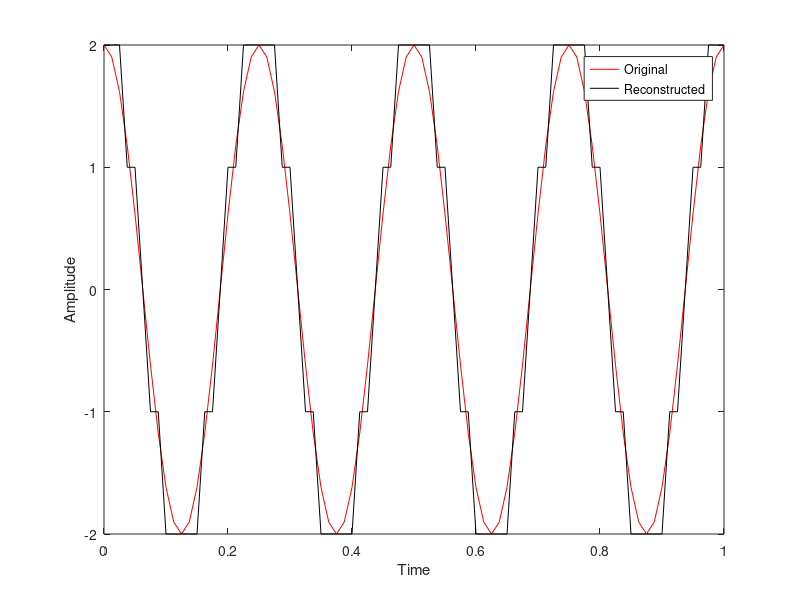
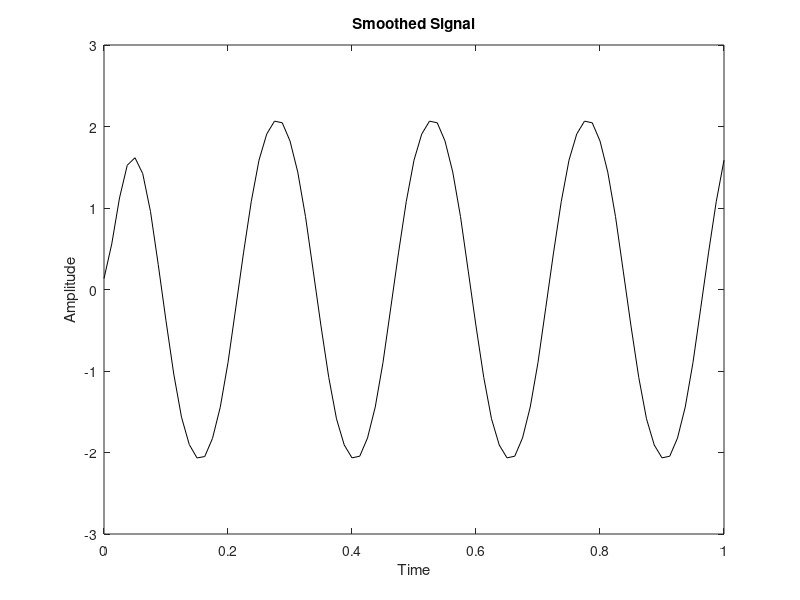

MATLAB code to generate these figures, in order:
%%% DPCM Transmitter and Receiver
% Input Sinusoidal Signal
clear all; close all; clc;
fm = 4; % Message Frequency
fs = 20*fm; % Sampling Frequency
am = 2; % Amplitude
t = 0:1/fs:1; % Time
x = am*cos(2*pi*fm*t); % Sinusoidal Signal
figure(1);
plot(t,x,'r-') ;
hold on
xlabel('Time')
ylabel('Amplitude')
%title('Input Sinusoidal Signal')

%%Transmitter 
for n = 1:length(x)
    if n ==1
        e(n) = x(n);
        eq(n) = round(e(n));
        xq(n) = eq(n);
    else
        e(n) = x(n) - xq(n - 1);
        eq(n) = round(e(n));
        xq(n) = eq(n) + xq(n - 1);
    end
end

%% Receiver
for n = 1:length(x)
    if n ==1
        xqr(n) = eq(n);
    else
        xqr(n) = eq(n) + xqr(n - 1);
    end
end
plot(t,xqr,'k-')
xlabel('Time')
ylabel('Amplitude')
%title('Reconstructed Signal')
legend('Original','Reconstructed');


%%% Low Pass Filtering
[num den] = butter(2,4*fm/fs); % Butterworth Filter
rec_op = filter(num, den, xqr); % Low Pass Filtering
figure(2);
plot(t,rec_op,'k-')
xlabel('Time')
ylabel('Amplitude')
title('Smoothed Signal')